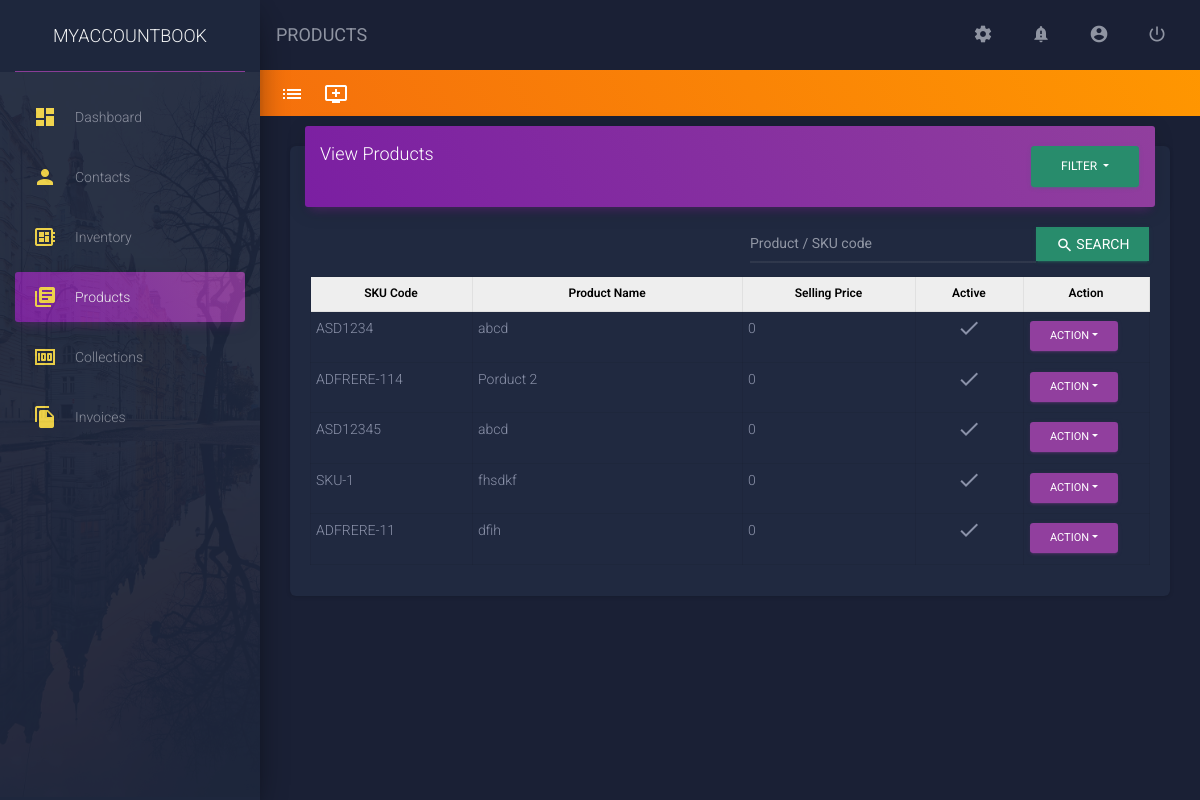
The page /products/ (signed in) on the database as committed earlier.
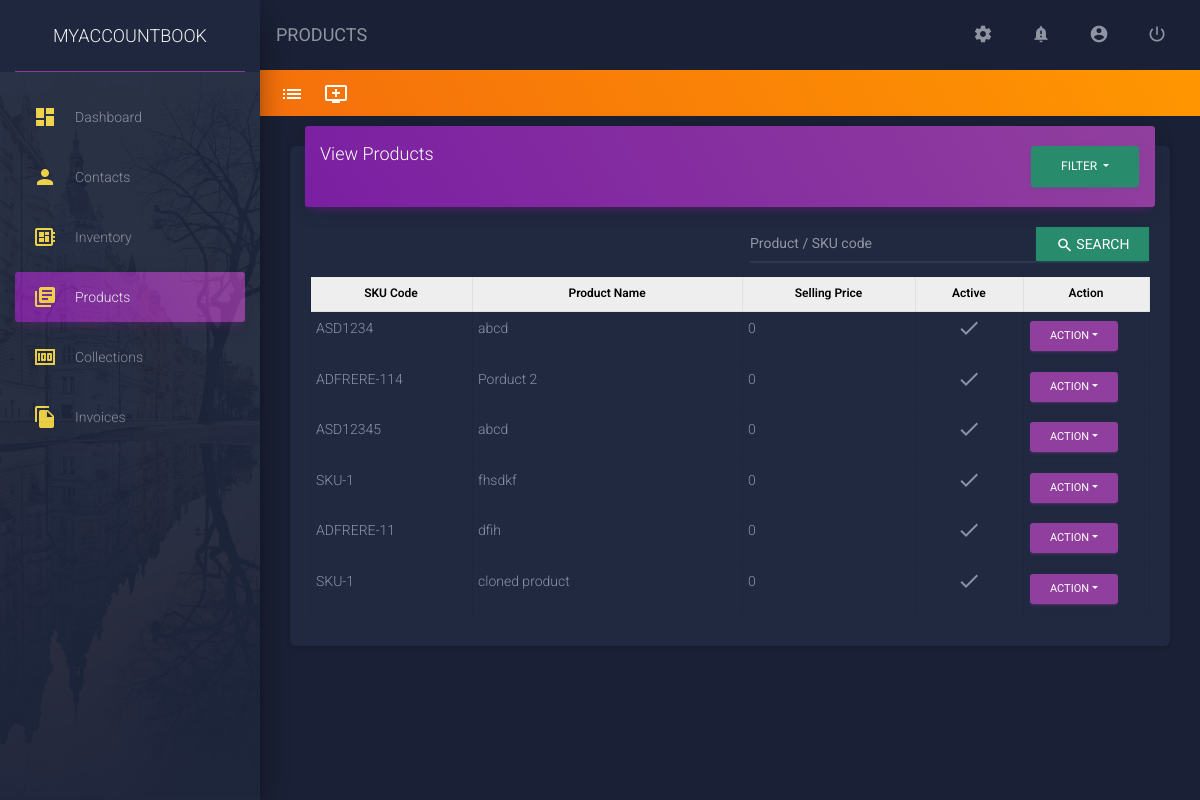
The same page on the database as committed later.
### app/models/items_model.py (models this page shows, shortened)
class ProductsModel(models.Model):
    user = models.ForeignKey(
        User,
        db_index = True,
        on_delete = models.CASCADE,
        blank = True,
        null = True,
    )
    product_type = models.IntegerField(
        db_index = True,
        choices = items_constant.PRODUCT_TYPE,
        blank = True,
        null = True,
    )
    sku = models.CharField(
        max_length = 20,
        db_index = True,
        null = False,
        blank = False,
    )
    product_name = models.CharField(
        db_index = True,
        blank = False,
        null = False,
        max_length = 250,
    )
    product_description = models.TextField(
        blank = True,
        null = True,
    )
    cost_price = models.IntegerField(
        default = 0,
        db_index = True,
        blank = True,
        null = True,
    )
    selling_price = models.IntegerField(
        db_index = True,
        default = 0.0,
        blank = True,
        null = True,
    )
    discount = models.IntegerField(
        db_index = True,
        default = 0.0,
    )
    tax = models.IntegerField(
        default = 0.0,
        db_index = True,
        null=True,
        blank=True,
    )
    gst = models.IntegerField(
        default = 0.0,
        db_index = True,
        null=True,
        blank=True,
    )
    hsn_code = models.CharField(
        max_length = 250,
        db_index = True,
        blank = True,
        null = True,
    )
    abatement = models.IntegerField(
        default = 0,
        db_index = True,
    )
    unit = models.IntegerField(
        default = 0,
        db_index = True,
        choices = items_constant.UNITS
    )
    is_active = models.BooleanField(
        db_index = True,
        default = True,
        choices = user_constants.IS_TRUE,
    )
    sales_account = models.ForeignKey(
        ProductAccounts,
        on_delete = models.SET_NULL,
        db_index = True,
        related_name = "sales_account",
        null = True,
        blank = True,
    )
    purchase_account = models.ForeignKey(
        ProductAccounts,
        on_delete = models.SET_NULL,
        db_index = True,
        related_name = "purchase_account",
        null = True,
        blank = True,
    )

### app/views/products.py (the view, shortened to what this page needs)
# urls.py: path('products/', never_cache(login_required(products.view_products)), name = 'view_products'),
def view_products(request, *args, **kwargs):
    template_name = 'app/app_files/products/index.html'
    data = defaultdict()
    data["view"] = ""
    data["css_files"] = []
    data["js_files"] = ['custom_files/js/product.js',]
    data["active_link"] = 'Products'
    data["breadcrumb_title"] = 'PRODUCTS'
    data["included_template"] = 'app/app_files/products/view_products.html'
    a = str(request)
    x = a[-4:-1]
    if(len(a) == 31):
        products = ProductsModel.objects.prefetch_related('productphotos_set').filter(user = request.user)
    else:
        search = a[37:(len(a))-2]
        products = ProductsModel.objects.filter(Q(user = request.user) & Q(sku__icontains = search) | Q(product_name__icontains = search))
    data["products"] = products
    return render(request, template_name, data)

### app/templatetags/common_filters.py (called while the page is built)
@register.simple_tag
def load_css_files(scripts = list()):
    html = []
    for script in scripts:
        html.append('<link rel="stylesheet" href="'+settings.STATIC_URL+script+'"/>')
    return safestring.mark_safe(''.join(html))

@register.simple_tag
def load_javascript_files(scripts = list()):
    html = []
    for script in scripts:
        html.append('<script src="'+settings.STATIC_URL+script+'"></script>')
    return safestring.mark_safe(''.join(html))

### app/templates/app/app_files/products/index.html
{% extends 'app/base/base.html' %}
{% load static %}
{% load common_filters %}
{% load pagination %}
{% block content %}
    <div class="row custom-row" style="padding:10px; background: linear-gradient(60deg,#f5700c,#ff9800);">
        <ul style="list-style:none; margin:0px; color:#FFFFFF; padding:0px;">
            <li class="nav-item" style="float:left;padding:0px 10px;">
                <a href="{% url 'view_products' %}" style="color:#FFFFFF; text-decoration:none; font-size: 20px;" title="View Products As List">
                    <i class="material-icons">list</i>
                </a>
            </li>
            <li class="nav-item" style="float:left;padding:0px 10px;">
                <a href="{% url 'add_products' %}" style="color:#FFFFFF; text-decoration:none; font-size: 20px;" title="Add Product">
                    <i class="material-icons">add_to_queue</i>
                </a>
            </li>
        </ul>
    </div>
<div class="container">
    {% include included_template %}
</div>
{% endblock %}

### app/templates/app/app_files/products/view_products.html (shortened to what this page needs)
<div class="row">
    <div class="col-lg-12">
        <div class="card">
            <div class="card-header card-header-primary">
                <div class="row">
                    <div class="col">
                        <h4>View Products</h4>
                    </div>
                    <div class="col">
                        <form action="{% url 'view_products' %}" method="get">
                            <div class="dropdown">
                                <button class="btn btn-success dropdown-toggle" type="button" id="dropdownMenuButton" data-toggle="dropdown"data-display="static" aria-haspopup="true" aria-expanded="false" style="float: right;">
                                    Filter
                                </button>
                            </div>
                            </form>
                    </div>
                </div>
            </div>
            <div class="card-body">
                <form method="get" action="{% url 'view_products' %}">
                    <div class="input-group pull-right" style="width:400px; margin-bottom:10px;">
                    <input name="search" id="search" type="text" class="form-control" placeholder="Product / SKU code" style="height: 41px !important">
                    <div class="input-group-append">
                        <button class="btn btn-sm btn-success" type="submit" style="border-radius:0px;">
                            <i class="material-icons">search</i> <span style="font-size:14px;">Search</span>
                        </button>
                    </div>
                    </div>
                </form>
                <div class="table">
                    <table class="table-bordered" width="100%" cellspacing="0">
                        <thead  style="background-color: #EEEEEE; color:#000000; font-size:11px">
                            <th class="text-center" style="width:15%;">SKU Code</th>
                            <th class="text-center" style="width: 25%;">Product Name</th>
                            <th class="text-center" style="width: 16%;">Selling Price</th>
                            <th class="text-center" style="width: 10%;">Active</th>
                            <th class="text-center" style="width: 10%;">Action</th>
                        </thead>
                        <tbody>
                            {% for product in products %}
                                <tr id="t{{product.id}}">
                                    <td>{{ product.sku }}</td>
                                    <td>{{ product.product_name }}</td>
                                    <td>{{ product.selling_price }}</td>
                                    <td class="text-center">
                                        {% if product.is_active %}
                                            <i class="material-icons" id="{{product.id}}">check</i>
                                        {% else %}
                                            <i class="material-icons" id="{{product.id}}">clear</i>
                                        {% endif %}
                                    </td>
                                    <td>
                                        <button class="btn btn-primary dropdown-toggle btn-sm" type="button" id="dropdownMenuButton" data-toggle="dropdown" aria-haspopup="true" aria-expanded="false" >Action</button>
                                    </td>
                                </tr>
                            {% endfor %}
                        </tbody>
                    </table>
                </div>
            </div>
        </div>
    </div>
</div>

Rows that differ between the two databases and show on the page:
added ProductsModel: sku "SKU-1", product_name "cloned product", selling_price "0"
